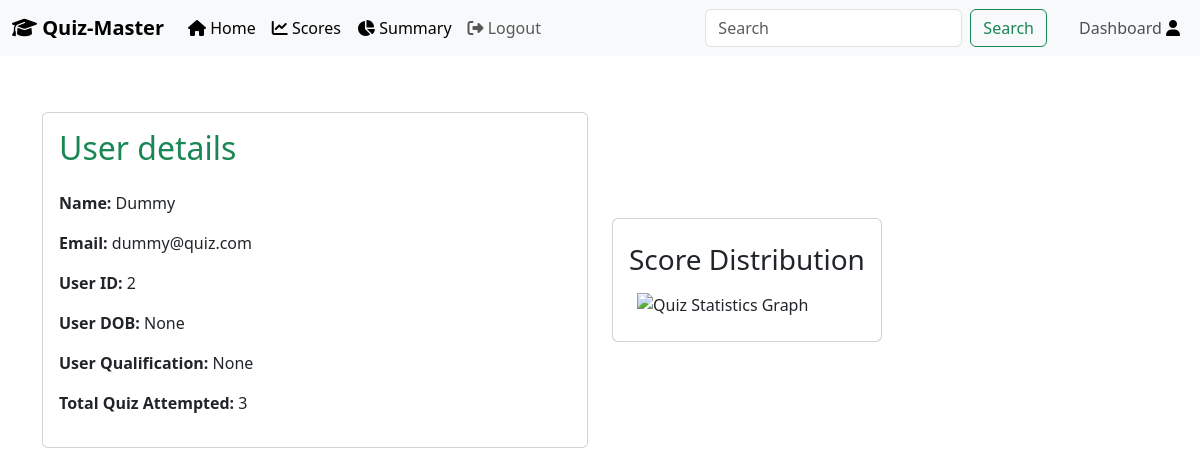
Screenshot of /summary/user (signed in) with the database file from the repository.
### models/models.py (models this page shows, shortened)
class User(db.Model,UserMixin):
    __tablename__ = "users"
    id = db.Column(db.Integer(), primary_key=True, nullable=False, autoincrement=True)
    username = db.Column(db.String(60), nullable=False, unique=True)
    email_address = db.Column(db.String(150), unique=True, nullable=False)
    full_name = db.Column(db.String(60), nullable=False)
    password_hash = db.Column(db.String(255), nullable=False)
    qualification = db.Column(db.String(), nullable=True)
    dob = db.Column(db.String(), nullable=True)
    role = db.Column(db.String(10), nullable=False, default='user')
    scores = db.relationship('Score', backref='user', lazy=True)
    @property
    def password(self):
        raise AttributeError('password is not a readable attribute')

### controllers/user_route.py (the view)
@app.route('/summary/user')
@login_required
def user_summary():
    if current_user.role == 'user':
        user_id = current_user.id
        user_stats_data = user_stats(user_id)
        return render_template('user_summary.html', user_stats_data=user_stats_data, user_name=current_user.full_name)

### app.py (called while the page is built)
@login_manager.user_loader
def load_user(user_id):
    return db.session.get(User, int(user_id))

### templates/user_summary.html (shortened to what this page needs)
{% extends 'base.html' %}
{% block content %}
<div class="container mt-5 mb-5 pb-5">
     <div class="row gy-2">
          <div class="col-md-6">
                <div class="card">
                     <div class="card-body">
                          <h2 class="mb-4 text-success">User details</h2>
                          <p><strong>Name:</strong> {{ current_user.full_name }}</p>
                          <p><strong>Email:</strong> {{ current_user.email_address }}</p>
                          <p><strong>User ID:</strong> {{ current_user.id }}</p>
                          <p><strong>User DOB:</strong> {{ current_user.dob }}</p>
                          <p><strong>User Qualification:</strong> {{ current_user.qualification }}</p>
                          <p><strong>Total Quiz Attempted:</strong> {{ user_stats_data['total_quiz_attempted'] }}</p>
                     </div>
                </div>
          </div>
          <div class="col-md-6 d-flex align-items-center">
                <div class="card">
                     <div class="card-body">
                         <h3 class="text-center mt-2">Score Distribution</h3>
                          <img src="{{ user_stats_data['graph_url'] }}" alt="Quiz Statistics Graph" class="img-fluid mx-auto p-md-2" >
                     </div>
                </div>
          </div>
     </div>
</div>
{% endblock %}

### rows the page displays
User: full_name "Dummy", email_address "dummy@quiz.com", id "2", dob "None", qualification "None"

### other values shown
{{ user_stats_data['total_quiz_attempted'] }} "3"
